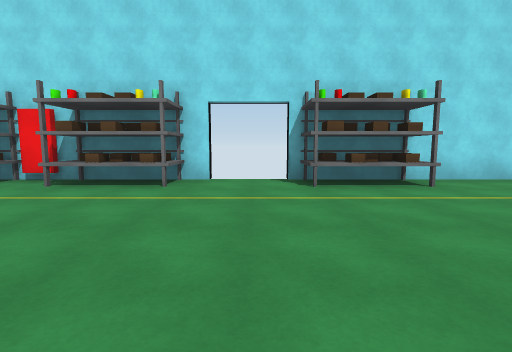
View 1 (above)

20 first-person views from a walk through a Unity game level. The camera is 1.3 m above the floor, tilts 6° down and sees 85° across. The floor is counted in squares, 2 m on a side. Each view is taken from the middle of a square. On the plan, view 1 faces up. The plan holds only what a view shows up to about 9 squares ahead; the rest is blank. The place goes on beyond the plan. The player is left out.

View 2
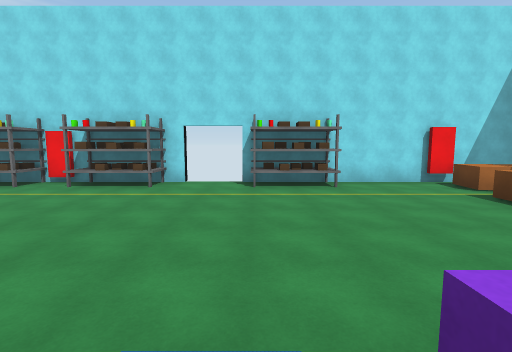

View 3
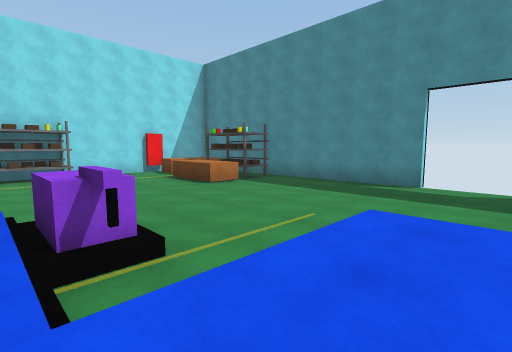

View 4
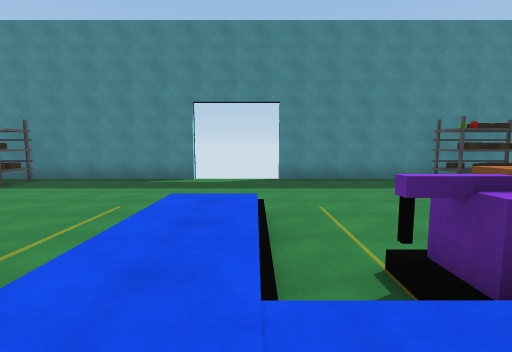

View 5
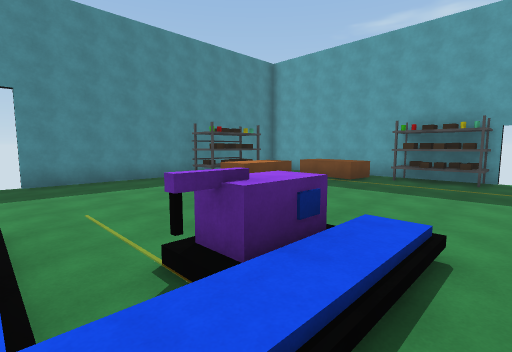

View 6
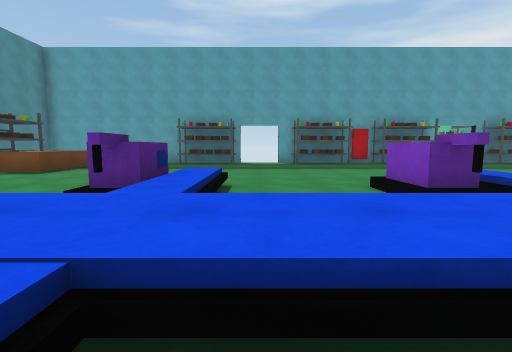

View 7
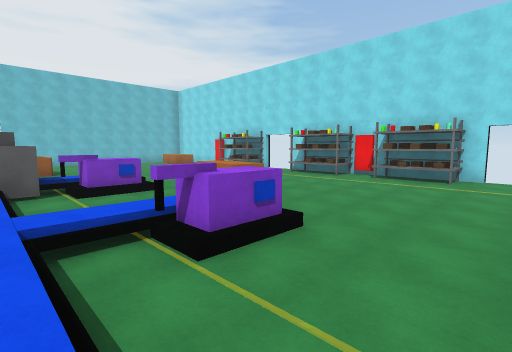

View 8
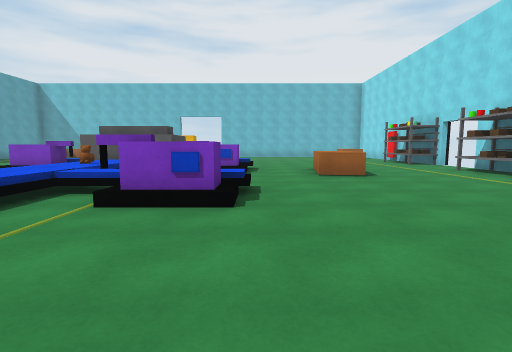

View 9
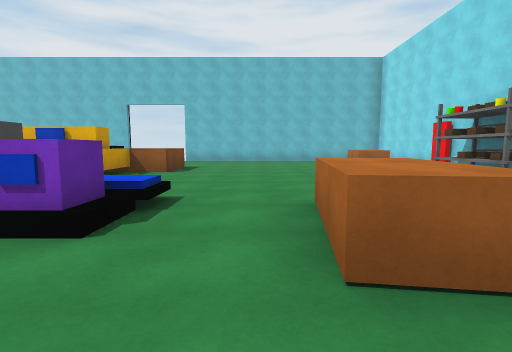

View 10
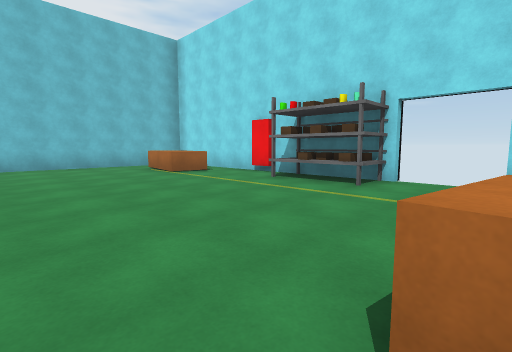

View 11
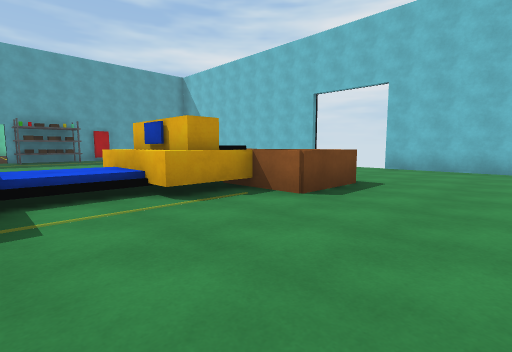

View 12
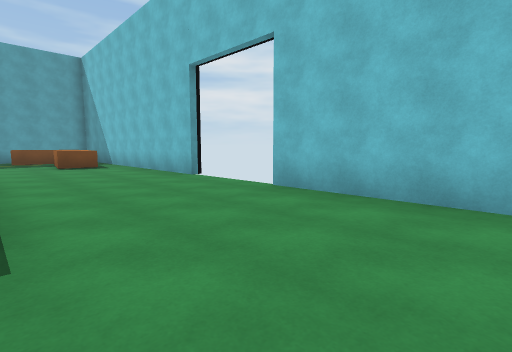

View 13
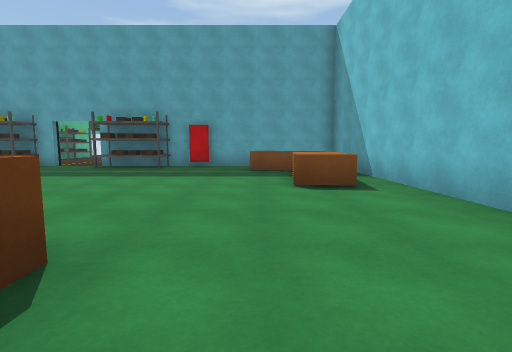

View 14
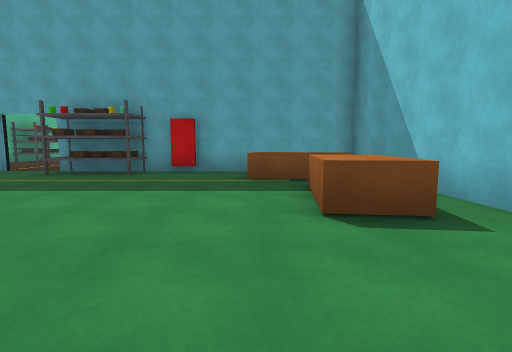

View 15
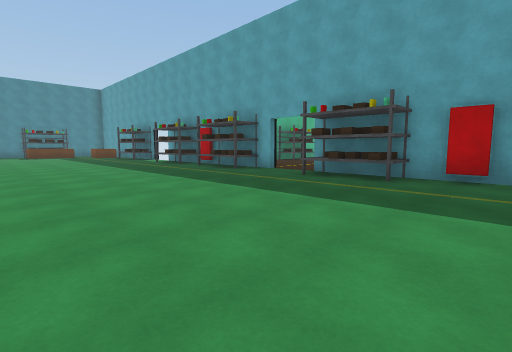

View 16
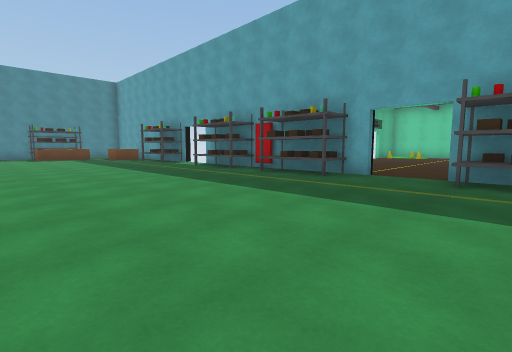

View 17
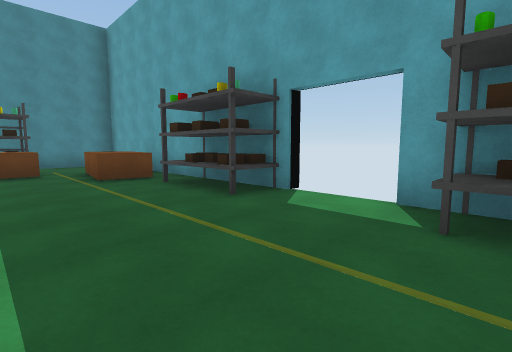

View 18
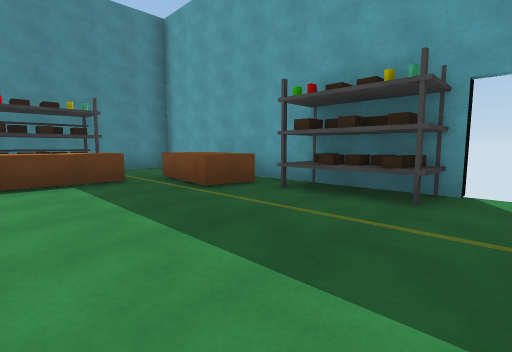

View 19
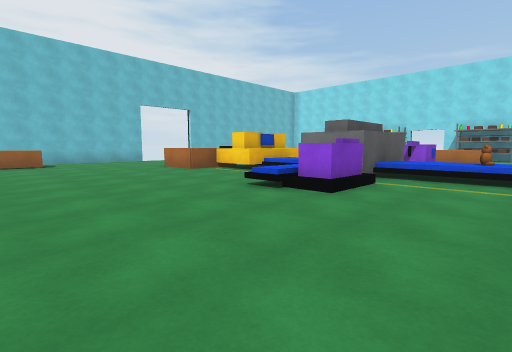

View 20
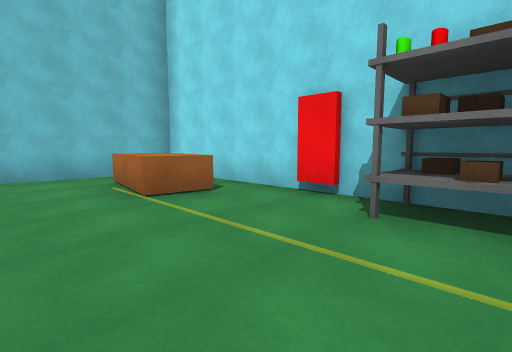

### Floor plan
Key: @ floor where view 1 was taken; # wall or solid block; x gap in a wall; . floor; / step, stairs or slope; = window, fence, low wall or low ledge; ^ raised ledge; O other object.
Columns run from 17 left of view 1 to 9 right of it. Each row starts with its distance up from view 1.
  6 ######### x#####x ########
  5 #....####..O##OO..###..^^
  4 #.^^...................^^
  3 #..=...................^O #
  2 #......................^#.#
  1 #.........^^^..........^..#
  0 #................@........#
 -1 #.........//..//..//......#
 -2 #........./O. /O../O......#
 -3 x.........//. //..//......
 -4  ....O##/^#/O/////////....
 -5  ....O##/^#///////////....
 -6 x....O....//../  .//......
 -7 #........./O../O../O......#
 -8 #........./.../.../.......#
 -9 #.........................#
-10 #.^....................^O.#
-11 #.^....................^O.#
-12 #......................^O.#
-13 #^^^.................^^...#
-14 #  ..#OOO..#OOOO..OOO..  .#
-15  #####   =x       #  ######
-16          ..

Positions as (right, up) in squares from view 1, and headings:
1: (0, 0), facing up
2: (1, -2), facing up
3: (1, -5), facing up-right
4: (0, -5), facing right
5: (0, -5), facing down-right
6: (0, -3), facing down
7: (0, -4), facing up-left
8: (1, -1), facing left
9: (-4, 0), facing left
10: (-7, 0), facing up-left
11: (-8, 0), facing down-left
12: (-13, 0), facing down-left
13: (-14, -5), facing down
14: (-14, -7), facing down
15: (-13, -8), facing down-right
16: (-10, -8), facing down-right
17: (-2, -11), facing down-right
18: (0, -10), facing down-right
19: (-4, -11), facing up-left
20: (-10, 2), facing up-left
